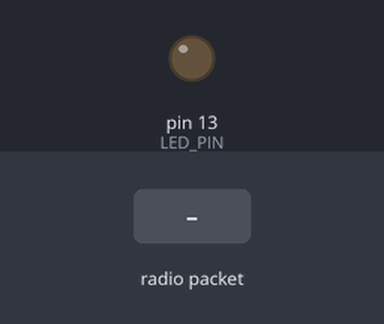
The sketch below on a simulated Arduino Mega 2560, built with avr-gcc and run on an emulated ATmega2560. Shown: output pins drawn as LEDs (lit = HIGH). The test bench sets the inputs (shaded band). No radio packets arrive unless stated; what the sketch prints to the serial monitor is not drawn.

Above: at 1.2 s.
1.3 s: radio packet "1" arrives
Timing chart, 0 to 4.3 s (numbered marks = the images above; inputs shaded):
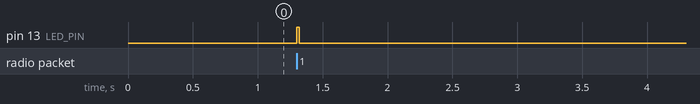

The sketch:

01_Temel_RF_Alici_ve_RSSI_Sinyal_Testi.ino
```cpp
// ============================================================================
// BAŞLIK    : 2.4 GHz Sabit Frekanslı (2446 MHz) Temel RF Alıcı ve RSSI/RPD Analizörü
// DOSYA ADI : 01_Temel_RF_Alici_ve_RSSI_Sinyal_Testi.ino
// AÇIKLAMA  : 2446 MHz (Kanal 46) sabit frekansında kriptosuz temel RF veri
//             alımını, paket sayımını ve donanımsal RPD (Received Power Detector)
//             ile sinyal gücü (-64 dBm eşiği) tespitini gerçekleştirir.
// ============================================================================

#include <SPI.h>       // Arduino ile nRF24L01 arasındaki yüksek hızlı SPI haberleşme kütüphanesi
#include <nRF24L01.h>  // nRF24L01+ donanım yazmaç (register) tanımlamaları
#include <RF24.h>      // RF24 radyo kontrol ve paket yönetimi kütüphanesi

// --- DONANIM PİN TANIMLAMALARI (KULLANILAN KARTA GÖRE) ---
// Arduino Mega 2560 için standart SPI CSN pini 53, Uno/Nano için 10'dur.
#define CE_PIN   9             // Chip Enable: Modülün RX/TX mod geçişlerini kontrol eden pin
#define CSN_PIN 53             // Chip Select Not: SPI veri hattı seçim pini (Mega: 53, Uno: 10)
#define LED_PIN LED_BUILTIN    // Paket alındığında görsel uyarı verecek dahili LED pini

RF24 radio(CE_PIN, CSN_PIN);   // CE ve CSN pinleri ile RF24 radyo nesnesi oluşturulur

// Verici (Client/TX) ile BİREBİR AYNI olması gereken 5 baytlık (40-bit) Boru (Pipe) Adresi
const byte address[6] = "00001";

// Başarıyla alınan toplam paket sayısını tutan sayaç
unsigned long alinanPaketSayisi = 0;

void setup() {
  pinMode(LED_PIN, OUTPUT);     // Dahili LED pinini çıkış olarak ayarla
  digitalWrite(LED_PIN, LOW);   // Başlangıçta LED'i söndür

  Serial.begin(115200);         // Bilgisayar ile 115200 baud hızında seri haberleşmeyi başlat
  while (!Serial) { ; }         // Seri port bağlantısı kurulana kadar bekle

  Serial.println(F("\n=================================================="));
  Serial.println(F("   2446 MHz 'kho-merhaba' ALICI (RECEIVER) TESTI  "));
  Serial.println(F("=================================================="));

  // 1. nRF24L01 Donanım Modülünü Başlat ve Kontrol Et
  if (!radio.begin()) {
    Serial.println(F("[HATA ❌] Alici nRF24L01 modulu algilanamadi! Kablolari kontrol edin."));
    while (1); // Donanım hatası varsa programı güvenli sonsuz döngüde kilitle
  }
  Serial.println(F("[OK ✔] nRF24L01 Modulu basariyla baslatildi."));

  // 2. Verici (TX) ile Eşleşen Radyo Frekans (RF) Parametreleri
  radio.setChannel(46);           // Çalışma frekansı: 2400 + 46 = 2446 MHz
  radio.setAutoAck(false);        // Otomatik onay (ACK) paketi göndermeyi kapat (tek yönlü hızlı akış)
  radio.setDataRate(RF24_1MBPS);  // Hava veri iletim hızı: 1 Mbps (yüksek kararlılık ve menzil dengesi)
  radio.setPALevel(RF24_PA_LOW);  // Güç yükseltici (PA) seviyesi: Düşük (yakın mesafe test kararlılığı için)

  // 3. Okuma Kanalını (Pipe 1) Aç ve Dinleme (Server/RX) Moduna Geç
  radio.openReadingPipe(1, address); // 1 numaralı okuma borusunu "00001" adresine tanımla
  radio.startListening();            // Radyoyu Alıcı (RX) moduna geçir ve havayı dinlemeye başla

  Serial.print(F("[BILGI] Dinleme Frekansi: "));
  Serial.print(2400 + radio.getChannel()); // Aktif frekansı MHz cinsinden ekrana yazdır
  Serial.println(F(" MHz"));
  Serial.println(F("[BILGI] Sinyal bekleniyor... Lutfen vericiyi calistirin.\n"));
}

void loop() {
  // RX FIFO tamponunda havadan yakalanmış okunmaya hazır bir paket var mı?
  if (radio.available()) {
    char gelenMesaj[32] = ""; // Maksimum 32 baytlık nRF24L01 paket yükünü (payload) tutacak dizi

    // Havadan gelen paketi SPI üzerinden 'gelenMesaj' dizisine oku
    radio.read(&gelenMesaj, sizeof(gelenMesaj));

    alinanPaketSayisi++; // Başarılı paket sayacını 1 artır

    // Paket alındığını donanımsal olarak göstermek için LED'i yak
    digitalWrite(LED_PIN, HIGH);

    // Alınan paketin detaylarını Seri Port Ekranına (Log olarak) yazdır
    Serial.print(F("[ALINDI ✔] Paket #"));
    Serial.print(alinanPaketSayisi);
    Serial.print(F(" | Frekans: 2446 MHz | Icerik: \""));
    Serial.print(gelenMesaj);
    Serial.print(F("\""));

    // Donanımsal RSSI / RPD (Received Power Detector) Kontrolü:
    // Alınan sinyalin gücü -64 dBm eşiğinin üzerindeyse true döner
    if (radio.testRPD()) {
      Serial.print(F(" [Guclu Sinyal]"));
    }
    Serial.println();

    delay(20);                  // LED'in insan gözüyle görülmesi için 20 ms bekle
    digitalWrite(LED_PIN, LOW); // LED'i söndür
  }
}

/* ============================================================================
 * 📌 PROJE ANALİZİ VE UYGULAMA ALANLARI DEĞERLENDİRMESİ
 * ============================================================================
 * 1. BU KOD NEYİ HEDEFLER?
 *    - 2.4 GHz ISM bandında (2446 MHz) çalışan iki RF düğümü arasındaki fiziksel
 *      katman (PHY) bağlantısını doğrulamayı,
 *    - Otomatik el sıkışma (Auto-ACK) olmadan düşük gecikmeli (low-latency)
 *      tek yönlü veri akışı sağlamayı,
 *    - nRF24L01+ donanımının dahili RPD (Received Power Detector / RSSI eşik)
 *      yazmacını kullanarak gelen sinyalin gücünü (-64 dBm üstü/altı) analiz
 *      etmeyi hedefler.
 *
 * 2. NORMALDE (SİVİL / ENDÜSTRİYEL ALANDA) NE İÇİN KULLANILIR?
 *    - Kablosuz sensör ağları (WSN), akıllı tarım ve sera telemetri sistemleri,
 *    - Endüstriyel otomasyon sahalarında kablosuz durum izleme ve uzaktan kumanda,
 *    - Bina içi (indoor) sinyal kapsama alanı haritalaması ve mesafe/engel
 *      zayıflama (path loss) testlerinde referans alıcı olarak kullanılır.
 *
 * 3. SAVUNMA SANAYİİ VE ASKERİ SİSTEMLERDE NEREDE KULLANILABİLİR?
 *    - Taktik Saha Spektrum İzleme ve Sinyal Tespiti (SIGINT / ELINT): Belirli bir
 *      frekansta yayın yapan dost veya düşman unsurların sinyal gücünü (RSSI/RPD)
 *      ölçerek vericinin yakınlığını (yaklaşma/uzaklaşma durumunu) tahmin etmede,
 *    - İHA / İKA (İnsansız Hava ve Kara Araçları) Kısa Menzil Telemetri Testi:
 *      Kriptografi ve frekans atlama (FHSS) katmanları devreye alınmadan önce
 *      anten kazancı, LOS (Line-of-Sight / Görüş Hattı) kalitesi ve donanım
 *      sağlamlığının saha doğrulamasında temel yapı taşı olarak kullanılır.
 * ============================================================================ */
```

Measured:
- after the input at 1.3 s, pin 13 (LED_PIN): LOW → HIGH at once, → LOW 0.02 s later
